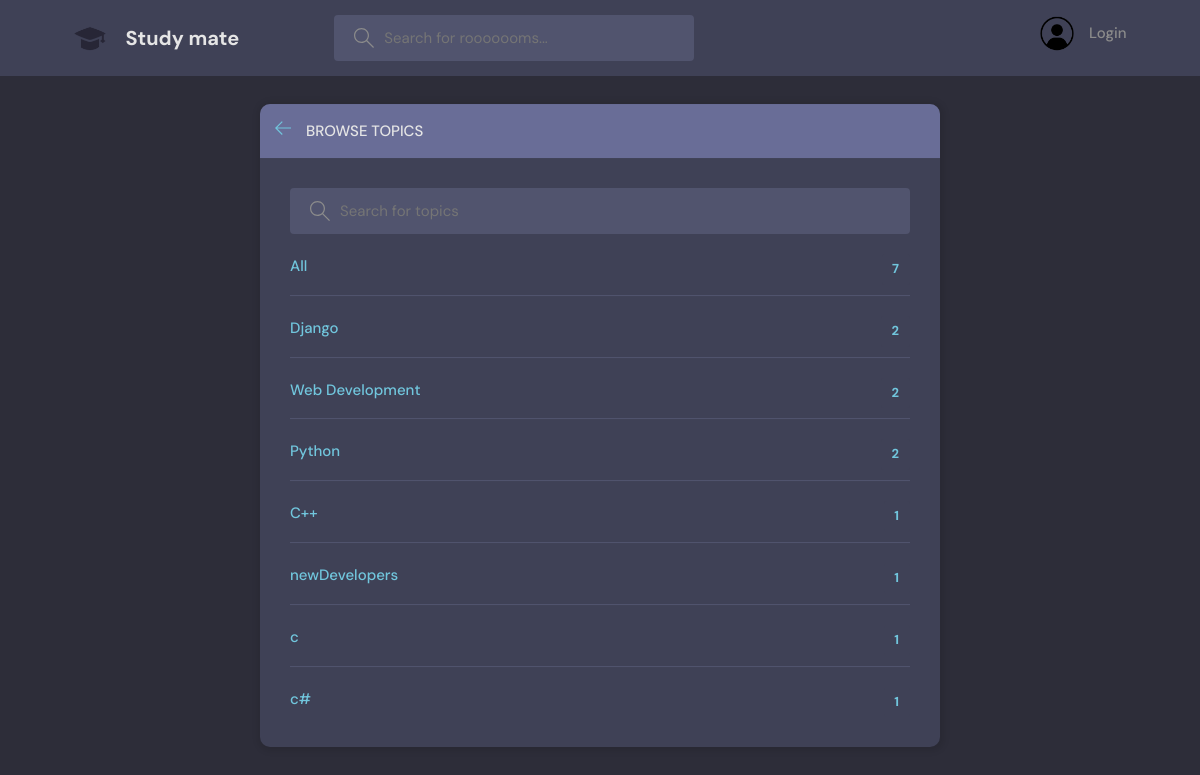
Page /topics/ on the committed database.
### study_app1/models.py (models this page shows, shortened)
class Topic(models.Model): # a topic can have multiple room but a room can only have one topic
    name = models.CharField(max_length=200)

### study_app1/views.py (the view)
# urls.py: path('topics/', views.topicsPage, name="topics"),
def topicsPage(request):
    q = request.GET.get(
        'q') if request.GET.get('q') != None else ''
    topics = Topic.objects.filter(name__icontains=q)
    return render(request, 'study_app1/topics.html', {'topics':topics})

### study_app1/templates/study_app1/topics.html (shortened to what this page needs)
{% extends 'base.html' %}
{% block content %}
    <main class="create-room layout">
      <div class="container">
        <div class="layout__box">
          <div class="layout__boxHeader">
            <div class="layout__boxTitle">
              <a href="{% url 'home' %}">
                <svg version="1.1" xmlns="http://www.w3.org/2000/svg" width="32" height="32" viewBox="0 0 32 32">
                  <title>arrow-left</title>
                  <path
                    d="M13.723 2.286l-13.723 13.714 13.719 13.714 1.616-1.611-10.96-10.96h27.625v-2.286h-27.625l10.965-10.965-1.616-1.607z"
                  ></path>
                </svg>
              </a>
              <h3>Browse Topics</h3>
            </div>
          </div>
          <div class="topics-page layout__body">
            <form class="header__search">
              <label>
                <input name="q" placeholder="Search for topics" />
              </label>
            </form>
            <ul class="topics__list">
              <li>
                <a href="{% url 'topics' %}" class="active">All <span>{{topics.count}}</span></a>
              </li>
              {% for topic in topics %}
              <li>
                <a href="{% url 'home' %}?q={{topic.name}}" class="active">{{topic.name}} <span>{{topic.room_set.all.count}}</span></a>
              </li>
              {% endfor %}
            </ul>
          </div>
        </div>
      </div>
    </main>
{% endblock content %}

### static/styles/style.css (style rules this page uses)
:root { --color-main: #71c6dd; --color-main-light: #174d5a; --color-dark: #3f4156; --color-dark-medium: #51546e; --color-dark-light: #696d97; --color-light: #e5e5e5; --color-gray: #8b8b8b;; --color-light-gray: #b2bdbd; --color-bg: #2d2d39; --color-success: #5dd693; --color-error: #fc4b0b; }
* { font-family: "DM Sans", -apple-system, BlinkMacSystemFont, "Segoe UI", Roboto, Oxygen, Ubuntu, Cantarell, "Open Sans", "Helvetica Neue", sans-serif; margin: 0; padding: 0; box-sizing: border-box; text-rendering: optimizeLegibility; font-size: inherit; }
html { font-size: 56.25%; }
@media only screen and (min-width: 1200px) { html { font-size: 62.5%; } }
body { line-height: 1.6; font-weight: 400; font-size: 1.5rem; color: var(--color-light-gray); background-color: var(--color-bg); min-height: 100vh; }
a { display: inline-block; color: var(--color-main); text-decoration: none; }
.container { max-width: 120rem; width: 90%; margin: auto; }
.header__search > label { background-color: var(--color-dark-medium); padding: 1.3rem 1rem; display: flex; align-items: center; gap: 1rem; border-radius: 4px; }
.header__search svg { fill: var(--color-gray); width: 2rem; height: 2rem; margin-left: 1rem; }
.header__search input { width: 30rem; background: transparent; border: none; outline: none; color: var(--color-light); }
.layout { margin-top: 2.4rem; }
.layout > .container { display: flex; justify-content: space-between; align-items: flex-start; }
.layout__box { width: 90%; max-width: 48rem; min-height: 40rem; position: absolute; top: 50%; left: 50%; transform: translate(-50%, -46%); background-color: var(--color-dark); border-radius: 1rem; box-shadow: 1px 1px 6px 3px rgba(0, 0, 0, 0.1); overflow: hidden; }
.layout__boxHeader { display: flex; padding: 1.5rem; background-color: var(--color-dark-light); }
.layout__boxTitle { display: flex; gap: 1.5rem; align-items: center; }
.layout__boxTitle h3 { text-transform: uppercase; font-weight: 500; color: var(--color-light); }
.layout__boxTitle svg { width: 1.6rem; height: 1.6rem; fill: var(--color-main); }
.layout__body { margin: 3rem; }
.topics__list { list-style: none; }
.topics__list li a { display: flex; justify-content: space-between; margin-bottom: 3rem; font-weight: 500; color: var(--color-light-gray); transition: all 0.3s ease-in-out; }
.topics__list li a.active, .topics__list li a:hover { color: var(--color-main); }
.topics__list li a span { padding: 0.5rem 1rem; background-color: var(--color-dark); border-radius: 3px; font-size: 1.3rem; font-weight: 700; letter-spacing: 1px; }
.topics-page .topics__list li:not(:last-child) a { margin: 2rem 0; padding-bottom: 1rem; text-decoration: none; border-bottom: 1px solid var(--color-dark-medium); }
.topics-page .header__search { display: block; }
.create-room.layout .layout__box { max-width: 68rem; }

### rows in the picture
Topic: name "Django", room_set.all.count "2"
Topic: name "Web Development", room_set.all.count "2"
Topic: name "Python", room_set.all.count "2"
Topic: name "C++", room_set.all.count "1"
Topic: name "newDevelopers", room_set.all.count "1"
Topic: name "c", room_set.all.count "1"
Topic: name "c#", room_set.all.count "1"

### other values in the picture
{{ topics.count }} "7"
